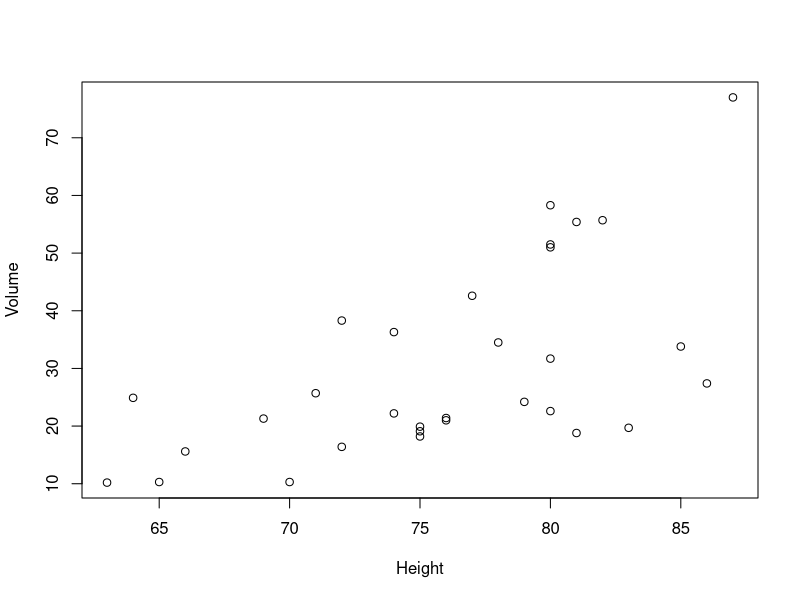
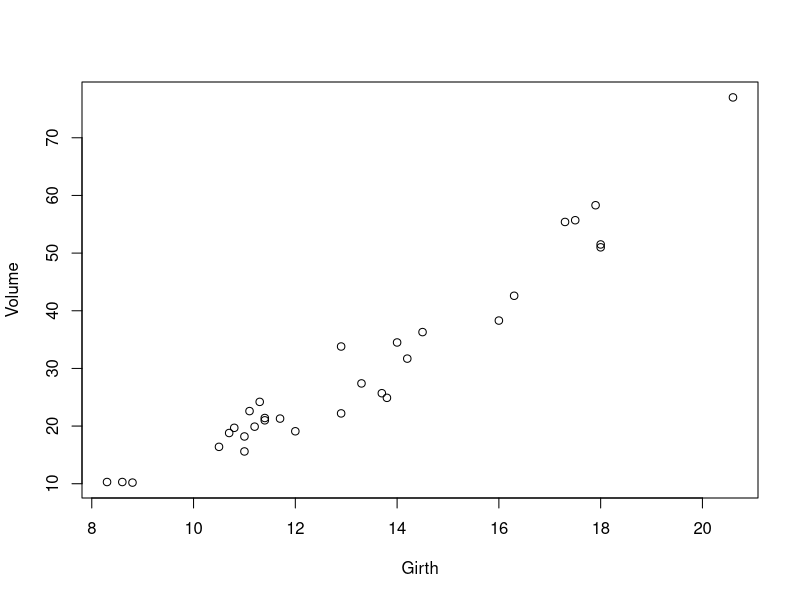
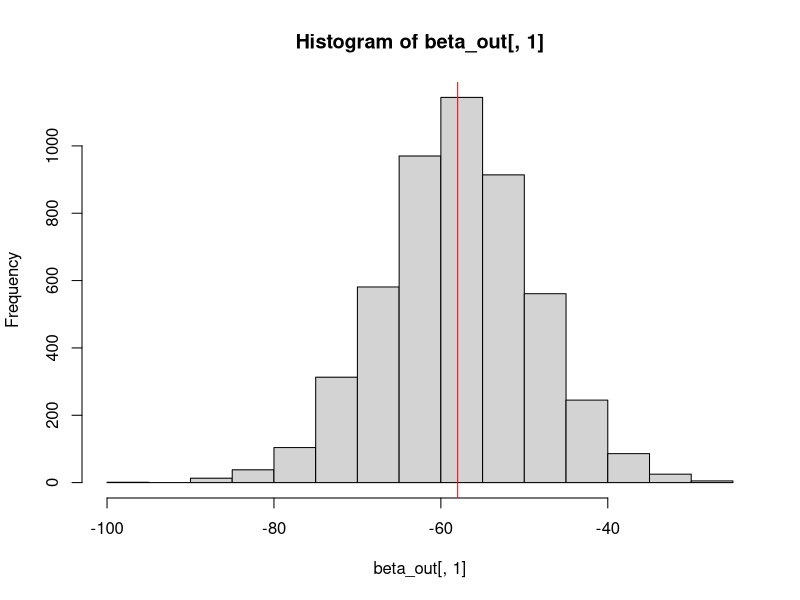
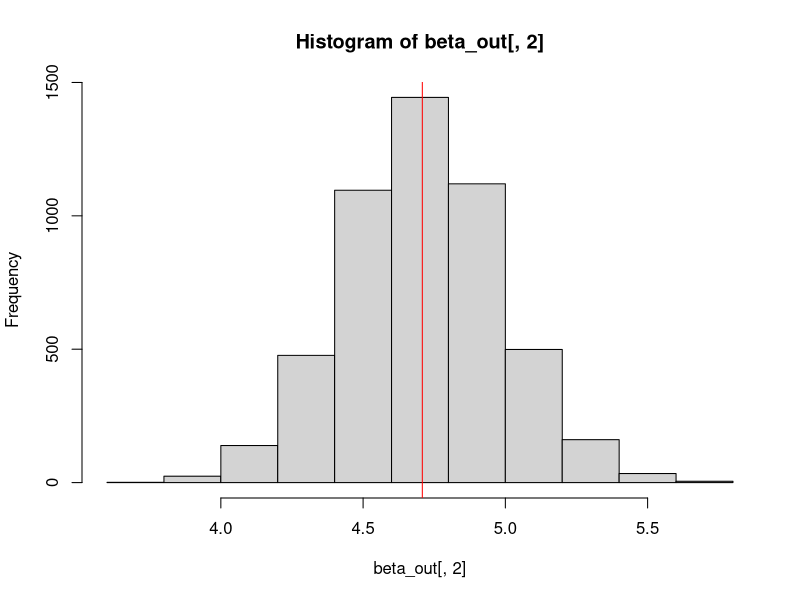
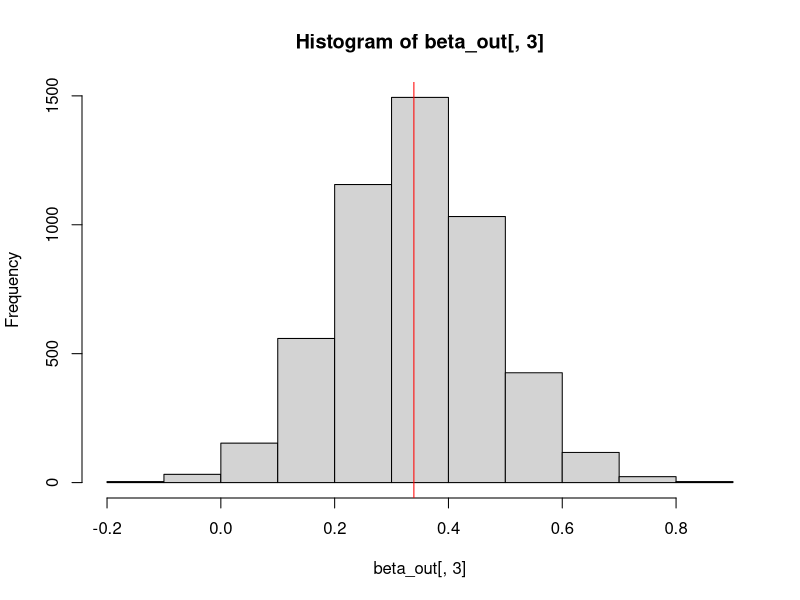

Recreate these plots in R, in order.
## ---- chunk 1
data(trees)
attach(trees)
library(MCMCpack)


plot(Height, Volume, data=trees)
plot(Girth, Volume, data=trees)

X = cbind(trees$Girth, trees$Height)
y = trees$Volume
n_obs = length(y)
X = cbind(rep(1, n_obs), X) # gonna include a constant
XtX = t(X) %*% X
n_params = 3 # two covariates and a constant

beta_hat = solve(XtX, t(X) %*% y) # compute this ahead of time cause we'll need it a lot
XtXi = solve(XtX)

beta = c(0,0,0) # starting value
sigma2 = 0 #starting value
n_iterations = 5000

beta_out = matrix(data=NA, nrow=n_iterations, ncol=n_params)
sigma_out = matrix(data = NA, nrow = n_iterations, ncol=1)
for (i in 1:n_iterations){
  beta = mvrnorm(n=1, beta_hat, sigma2 * XtXi) # need the multivariate cause we have three beta
  
  part = (y - X %*% beta)
  
  sigma2 = rinvgamma(1, n_obs/2, t(part) %*% part * .5 )
  
  beta_out[i,] = beta
  sigma_out[i,] = sigma2
}
## ---- chunk 2
linreg = lm(Volume ~ Girth + Height, data=trees)
## ---- chunk 3
hist(beta_out[,1])
abline(v=linreg$coefficients[1], col='red')
## ---- chunk 4
hist(beta_out[,2])
abline(v=linreg$coefficients[2], col='red')
## ---- chunk 5
hist(beta_out[,3])
abline(v=linreg$coefficients[3], col='red')
## ---- chunk 6
posterior_sds = apply(beta_out, 2, sd)
std_errs = sqrt(diag(vcov(linreg)))
print(cbind(posterior_sds, std_errs))
